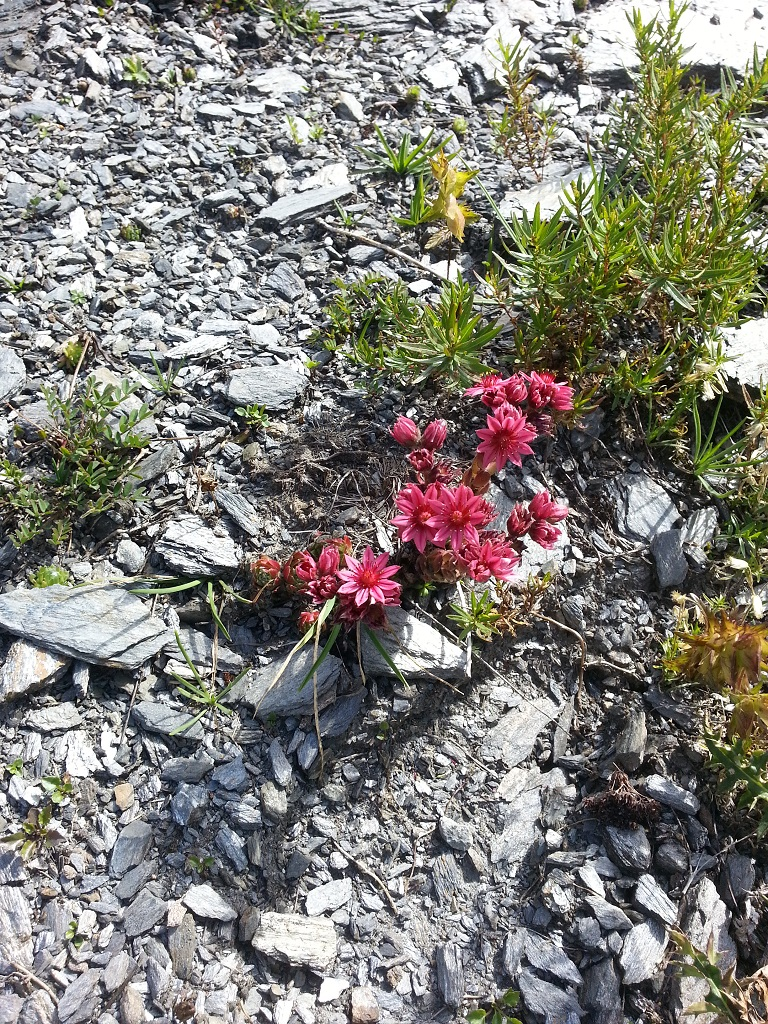
//> input picture data/joubarbe.jpg, 768 x 1024 px
$ ./ex-1-3   (built with g++ and OpenCV 4)
//> lines starting //> are read from the running program, lines starting //| are printed output that depends on the picture
/**************************************
 ** OPENCV - EXERCICE 1.3 :          **
 ** Op�rations �l�mentaires sur      **
 ** les images                       **
 **************************************/

#include <opencv2/opencv.hpp>
#include <iostream>

using namespace cv;
const int taille_x = 800;
const int taille_y = 1100;

int main(void)
{
  std::cout << "Exercice 1-3..." << std::endl;

  Mat m1, m2, m3, m4;

  // Charge l'image
  m1 = imread("data/joubarbe.jpg");
//> m1 is the input picture: 1024 rows x 768 cols, CV_8UC3; mean B, G, R 120.2, 126.8, 128.9
  CV_Assert(m1.data != nullptr);
  const char * name_win = "Scène";
  //cv::namedWindow(name_win); cv::moveWindow(name_win, 0, 0); cv::imshow(name_win, m1);


  // (1) A FAIRE : Extraire une zone d'int�ret :
  // rectangle de taille 360 x 360 � la position (220,330)
  m2 = Mat(m1, Rect(220, 330, 360, 360));
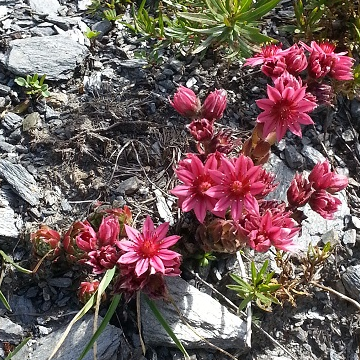
//> m2: 360 rows x 360 cols, CV_8UC3; mean B, G, R 93.6, 94.3, 114.4
  name_win = "Zone d'intérêt";
  //cv::namedWindow(name_win); cv::moveWindow(name_win, taille_x, 0); cv::imshow(name_win, m2);

  // (2) A FAIRE : Aggrandir la zone d'int�r�t (zoom + 50 %)
  //m3 = Mat(540, 540, CV_8U, Scalar(0));
  resize(m2, m3, Size(0,0), 1.5, 1.5);
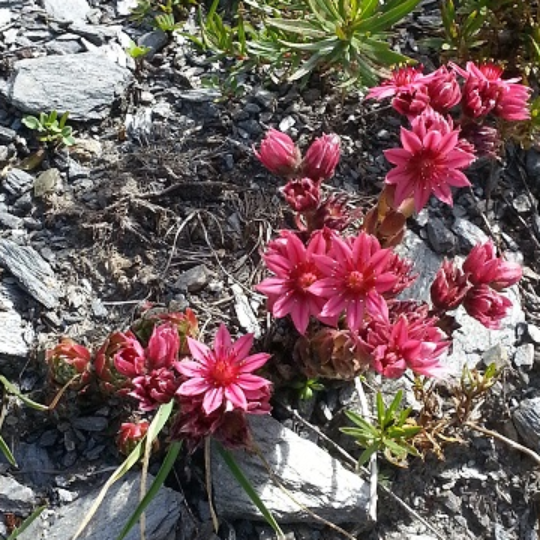
//> m3: 540 rows x 540 cols, CV_8UC3; mean B, G, R 93.5, 94.2, 114.3
  cv::imshow("Zoom", m3);

  // (3) A FAIRE : Masquer avec un disque au centre de l'image
  Mat masque = Mat(m3.size().height, m3.size().width, CV_8U, Scalar(0));
  circle(masque, Point(m3.size().width/2, m3.size().height/2), 180, Scalar(255), -1, CV_AA);
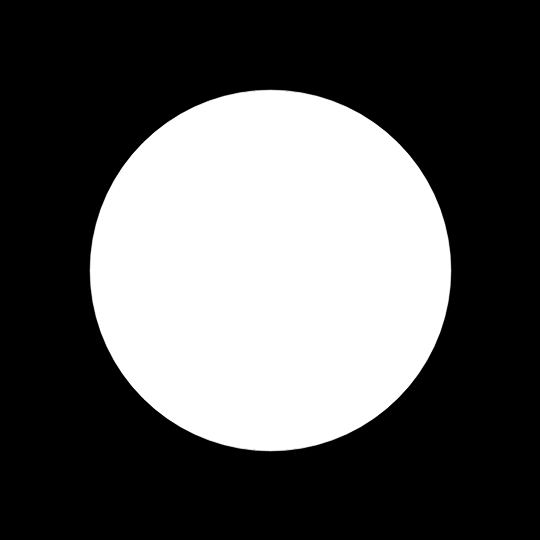
//> masque: 540 rows x 540 cols, CV_8UC1; min 0, max 255, mean 89.5
  name_win = "Masque";
  cv::imshow(name_win, masque);

  m3.copyTo(m4, masque);
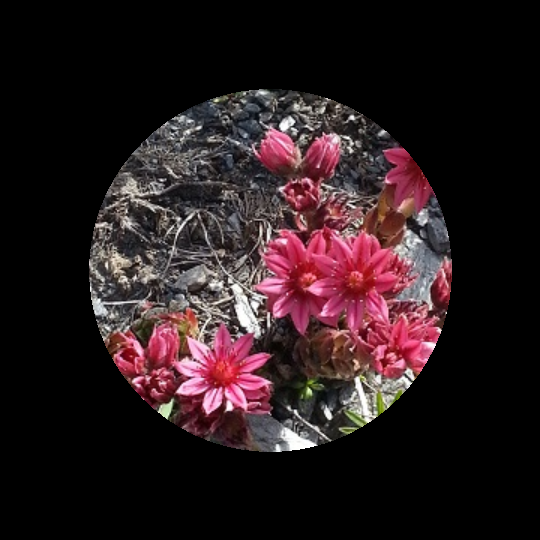
//> m4: 540 rows x 540 cols, CV_8UC3; mean B, G, R 29.8, 27.2, 41.4
  name_win = "Masquee";
  cv::imshow(name_win, m4);

  std::cout << "Appuyer sur une touche pour terminer..." << std::endl;
  cv::waitKey(0);
  cv::waitKey(0);
  cv::waitKey(0);
  cv::waitKey(0);
  std::cout << "Fin.\n";

  return 0;
}
